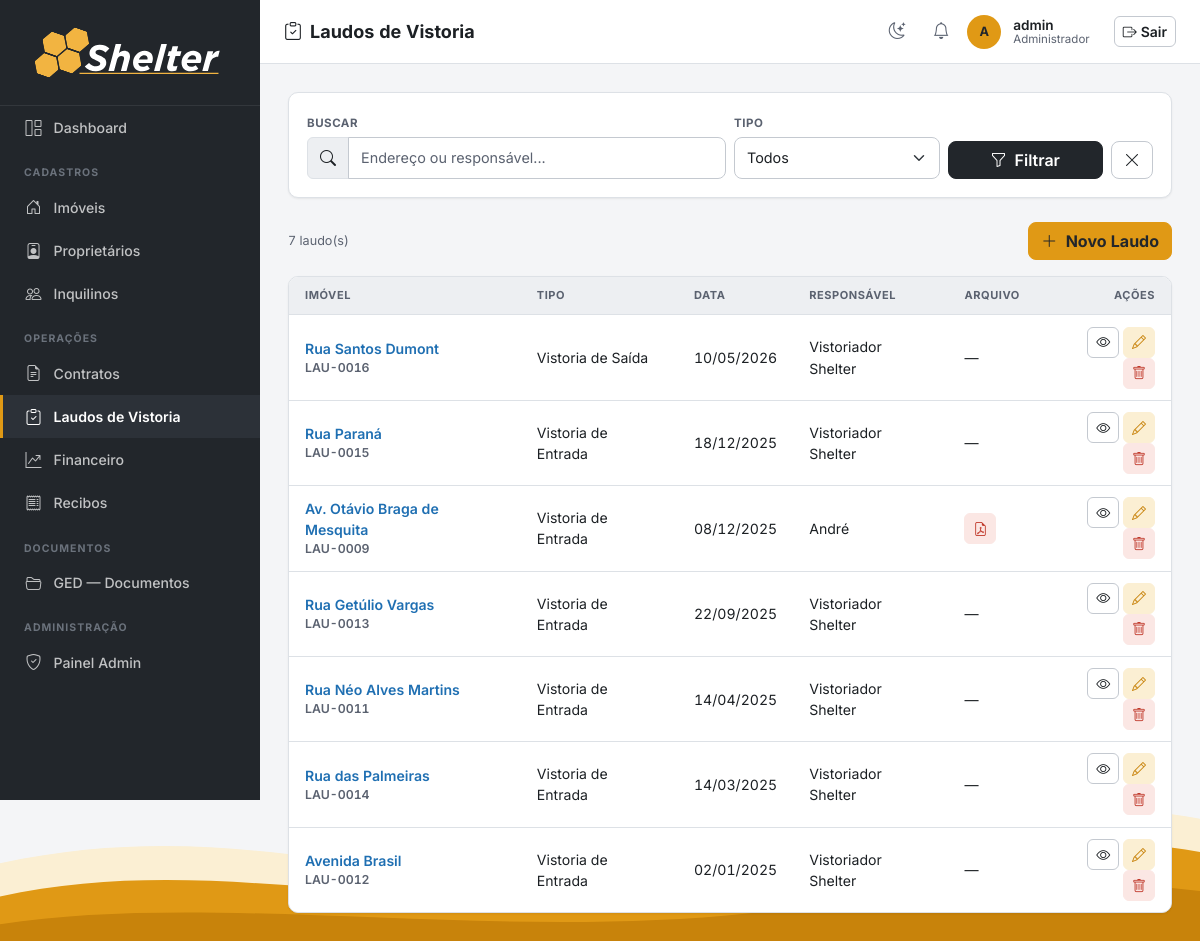
Page /laudos/ (signed in) on the committed database.
### imoveis/models.py (models this page shows, shortened)
class LaudoVistoria(IdentificavelMixin, models.Model):
    PREFIXO_CODIGO = 'LAU'
    TIPO_CHOICES = [
        ('entrada', 'Vistoria de Entrada'),
        ('saida', 'Vistoria de Saída'),
    ]
    imovel = models.ForeignKey(Imovel, on_delete=models.CASCADE, related_name='laudos')
    contrato = models.ForeignKey(Contrato, on_delete=models.PROTECT, related_name='laudos')
    tipo = models.CharField(max_length=20, choices=TIPO_CHOICES)
    data = models.DateField()
    responsavel = models.CharField(max_length=200, verbose_name='Responsável pela Vistoria')
    observacoes = models.TextField(blank=True, verbose_name='Observações')
    local_assinatura = models.CharField(max_length=200, blank=True, verbose_name='Local da Assinatura')
    data_assinatura = models.DateField(null=True, blank=True, verbose_name='Data da Assinatura')
    arquivo = models.FileField(upload_to='laudos/', blank=True, null=True, verbose_name='Laudo em PDF')
    documento_gerado = models.FileField(upload_to='laudos/gerados/', blank=True, null=True,
                                        verbose_name='Laudo gerado (PDF)')
    criado_em = models.DateTimeField(auto_now_add=True)
    class Meta:
        verbose_name = 'Laudo de Vistoria'
        verbose_name_plural = 'Laudos de Vistoria'
        ordering = ['-data']
    @property
    def dependentes_cascata(self):
        pares = [
            ('item(ns) de vistoria', self.itens.count()),
            ('testemunha(s)', self.testemunhas.count()),
        ]
        return [(label, n) for label, n in pares if n > 0]

class Imovel(IdentificavelMixin, models.Model):
    PREFIXO_CODIGO = 'IMV'
    TIPO_CHOICES = [
        ('apartamento', 'Apartamento'),
        ('casa', 'Casa'),
        ('comercial', 'Comercial'),
        ('terreno', 'Terreno'),
        ('galpao', 'Galpão'),
    ]
    STATUS_CHOICES = [
        ('ocupado', 'Ocupado'),
        ('vago', 'Vago'),
        ('manutencao', 'Em Manutenção'),
    ]
    CATEGORIA_CHOICES = [
        ('urbano', 'Urbano'),
        ('rural', 'Rural'),
    ]
    proprietario = models.ForeignKey(Proprietario, on_delete=models.PROTECT, related_name='imoveis')
    tipo = models.CharField(max_length=20, choices=TIPO_CHOICES)
    status = models.CharField(max_length=20, choices=STATUS_CHOICES, default='vago')
    categoria = models.CharField(max_length=10, choices=CATEGORIA_CHOICES, default='urbano', verbose_name='Categoria')
    endereco = models.CharField(max_length=300)
    numero = models.CharField(max_length=20, blank=True, verbose_name='Número')
    complemento = models.CharField(max_length=100, blank=True, verbose_name='Complemento')
    bairro = models.CharField(max_length=100, blank=True)
    cidade = models.CharField(max_length=100, default='')
    area_m2 = models.DecimalField(max_digits=8, decimal_places=2, null=True, blank=True, verbose_name='Área (m²)')
    descricao = models.TextField(blank=True)
    matricula = models.CharField(max_length=100, blank=True, verbose_name='Matrícula')
    data_aquisicao = models.DateField(null=True, blank=True, verbose_name='Data de Aquisição')
    valor_aquisicao = models.DecimalField(max_digits=14, decimal_places=2, null=True, blank=True, verbose_name='Valor de Aquisição')
    cadastro_prefeitura = models.CharField(max_length=100, blank=True, verbose_name='Cadastro Prefeitura')
    planta_projeto = models.FileField(upload_to='plantas/', blank=True, null=True, verbose_name='Planta/Projeto')
    nirf = models.CharField(max_length=50, blank=True, verbose_name='NIRF')
    incra = models.CharField(max_length=50, blank=True, verbose_name='INCRA')
    car = models.CharField(max_length=100, blank=True, verbose_name='CAR')
    criado_em = models.DateTimeField(auto_now_add=True)
    class Meta:
        verbose_name = 'Imóvel'
        verbose_name_plural = 'Imóveis'
        ordering = ['endereco']

### imoveis/views.py (the view)
# urls.py: path('laudos/', views.laudo_list, name='laudo_list'),
@login_required
def laudo_list(request):
    q = request.GET.get('q', '')
    tipo = request.GET.get('tipo', '')
    qs = LaudoVistoria.objects.select_related('imovel', 'contrato')
    if q:
        qs = qs.filter(Q(imovel__endereco__icontains=q) | Q(responsavel__icontains=q))
    if tipo:
        qs = qs.filter(tipo=tipo)
    return render(request, 'laudos/laudo_list.html', {
        'laudos': qs, 'q': q, 'tipo': tipo,
        'tipo_choices': LaudoVistoria.TIPO_CHOICES,
    })

### imoveis/context_processors.py (called while the page is built)
def notificacoes_usuario(request):
    user = getattr(request, 'user', None)
    if user is None or not user.is_authenticated:
        return {}
    ultimas = user.notificacoes.all()[:LIMITE_NOTIFICACOES_TOPBAR]
    return {'ultimas_notificacoes_usuario': ultimas}

### imoveis/identidade.py (called while the page is built)
    @property
    def codigo(self):
        if self.pk is None:
            return f'{self.PREFIXO_CODIGO}-????'
        return f'{self.PREFIXO_CODIGO}-{self.pk:04d}'

### templates/laudos/laudo_list.html (shortened to what this page needs)
{% extends 'base.html' %}
{% block page_title %}<i class="bi bi-clipboard-check me-2"></i>Laudos de Vistoria{% endblock %}
{% block nav_laudos %}active{% endblock %}
{% block content %}
<div class="section-card mb-4">
  <div class="section-card-body">
    <form method="get" class="row g-2 align-items-end">
      <div class="col-md-6"><label class="form-label">Buscar</label>
        <div class="input-group">
          <span class="input-group-text"><i class="bi bi-search"></i></span>
          <input type="text" name="q" value="{{ q }}" class="form-control" placeholder="Endereço ou responsável...">
        </div>
      </div>
      <div class="col-md-3"><label class="form-label">Tipo</label>
        <select name="tipo" class="form-select"><option value="">Todos</option>{% for val, label in tipo_choices %}<option value="{{ val }}" {% if tipo == val %}selected{% endif %}>{{ label }}</option>{% endfor %}</select>
      </div>
      <div class="col-md-3 d-flex gap-2">
        <button type="submit" class="btn btn-graphite flex-fill"><i class="bi bi-funnel me-1"></i> Filtrar</button>
        <a href="{% url 'laudo_list' %}" class="btn btn-outline-secondary"><i class="bi bi-x-lg"></i></a>
      </div>
    </form>
  </div>
</div>
<div class="d-flex justify-content-between align-items-center mb-3">
  <span class="text-muted small">{{ laudos.count }} laudo(s)</span>
  <a href="{% url 'laudo_create' %}" class="btn btn-primary"><i class="bi bi-plus-lg me-1"></i> Novo Laudo</a>
</div>
<div class="section-card">
  <div class="table-responsive">
    <table class="table mb-0" data-sortable-table>
      <thead>
        <tr><th data-sort="text">Imóvel</th><th data-sort="text">Tipo</th><th data-sort="date">Data</th><th data-sort="text">Responsável</th><th>Arquivo</th><th class="text-end">Ações</th></tr>
      </thead>
      <tbody>
        {% for l in laudos %}
        <tr>
          <td class="fw-semibold">
            <a href="{% url 'laudo_detail' l.pk %}">{{ l.imovel.endereco|truncatechars:35 }}</a>
            <div class="small text-muted">{{ l.codigo }}</div>
          </td>
          <td>{{ l.get_tipo_display }}</td>
          <td>{{ l.data|date:"d/m/Y" }}</td>
          <td>{{ l.responsavel }}</td>
          <td>
            {% if l.documento_gerado %}<a href="{{ l.documento_gerado.url }}" target="_blank" class="btn btn-sm btn-outline-danger" title="Laudo gerado"><i class="bi bi-file-earmark-pdf"></i></a>
            {% elif l.arquivo %}<a href="{{ l.arquivo.url }}" target="_blank" class="btn btn-sm btn-outline-secondary"><i class="bi bi-file-earmark-pdf"></i></a>
            {% else %}—{% endif %}
          </td>
          <td class="text-end">
            <a href="{% url 'laudo_detail' l.pk %}" class="btn btn-sm btn-outline-secondary"><i class="bi bi-eye"></i></a>
            <a href="{% url 'laudo_edit' l.pk %}" class="btn btn-sm btn-outline-primary"><i class="bi bi-pencil"></i></a>
            <button class="btn btn-sm btn-outline-danger" data-bs-toggle="modal" data-bs-target="#del{{ l.pk }}"><i class="bi bi-trash"></i></button>
          </td>
        </tr>
        {% empty %}
        <tr>
          <td colspan="6" class="border-0">
            <div class="empty-state"><i class="bi bi-inbox"></i>Nenhum laudo encontrado.</div>
          </td>
        </tr>
        {% endfor %}
      </tbody>
    </table>
  </div>
</div>
{% endblock %}

### templates/base.html (shortened to what this page needs)
{% load static %}
{% load imoveis_tags %}
<!DOCTYPE html>
<html lang="pt-BR">
<head>
  <link rel="stylesheet" href="https://cdn.jsdelivr.net/npm/bootstrap@5.3.3/dist/css/bootstrap.min.css">
  <link rel="stylesheet" href="https://cdn.jsdelivr.net/npm/bootstrap-icons@1.11.3/font/bootstrap-icons.min.css">
  <link rel="stylesheet" href="https://cdn.jsdelivr.net/npm/flatpickr/dist/flatpickr.min.css">
  <link rel="stylesheet" href="{% static 'css/shelter.css' %}">
</head>
<body>
<nav id="sidebar">
  <div class="sidebar-brand">
    <img src="{% static 'assets/Shelter_LOGO_white.svg' %}" alt="Shelter" class="brand-full">
  </div>
  <ul class="nav flex-column">
    <li class="nav-item">
      <a class="nav-link {% block nav_dashboard %}{% endblock %}" href="{% url 'dashboard' %}" title="Dashboard">
        <i class="bi bi-grid-1x2"></i> <span class="nav-text">Dashboard</span>
      </a>
    </li>
    <li><span class="nav-section-label">Cadastros</span></li>
    <li class="nav-item">
      <a class="nav-link {% block nav_imoveis %}{% endblock %}" href="{% url 'imovel_list' %}" title="Imóveis">
        <i class="bi bi-house-door"></i> <span class="nav-text">Imóveis</span>
      </a>
    </li>
    <li class="nav-item">
      <a class="nav-link {% block nav_proprietarios %}{% endblock %}" href="{% url 'proprietario_list' %}" title="Proprietários">
        <i class="bi bi-person-badge"></i> <span class="nav-text">Proprietários</span>
      </a>
    </li>
    <li class="nav-item">
      <a class="nav-link {% block nav_inquilinos %}{% endblock %}" href="{% url 'inquilino_list' %}" title="Inquilinos">
        <i class="bi bi-people"></i> <span class="nav-text">Inquilinos</span>
      </a>
    </li>
    <li><span class="nav-section-label">Operações</span></li>
    <li class="nav-item">
      <a class="nav-link {% block nav_contratos %}{% endblock %}" href="{% url 'contrato_list' %}" title="Contratos">
        <i class="bi bi-file-earmark-text"></i> <span class="nav-text">Contratos</span>
      </a>
    </li>
    <li class="nav-item">
      <a class="nav-link {% block nav_laudos %}{% endblock %}" href="{% url 'laudo_list' %}" title="Laudos de Vistoria">
        <i class="bi bi-clipboard-check"></i> <span class="nav-text">Laudos de Vistoria</span>
      </a>
    </li>
    {% if perms.imoveis.pode_acessar_financeiro %}
    <li class="nav-item">
      <a class="nav-link {% block nav_financeiro %}{% endblock %}" href="{% url 'lancamento_list' %}" title="Financeiro">
        <i class="bi bi-graph-up-arrow"></i> <span class="nav-text">Financeiro</span>
      </a>
    </li>
    {% endif %}
    <li class="nav-item">
      <a class="nav-link {% block nav_recibos %}{% endblock %}" href="{% url 'recibo_list' %}" title="Recibos">
        <i class="bi bi-receipt"></i> <span class="nav-text">Recibos</span>
      </a>
    </li>
    <li><span class="nav-section-label">Documentos</span></li>
    <li class="nav-item">
      <a class="nav-link {% block nav_documentos %}{% endblock %}" href="{% url 'documentos' %}" title="GED — Documentos">
        <i class="bi bi-folder2-open"></i> <span class="nav-text">GED — Documentos</span>
      </a>
    </li>
    {% if user.is_staff %}
    <li><span class="nav-section-label">Administração</span></li>
    <li class="nav-item">
      <a class="nav-link" href="{% url 'admin:index' %}" title="Painel Admin">
        <i class="bi bi-shield-check"></i> <span class="nav-text">Painel Admin</span>
      </a>
    </li>
    {% endif %}
  </ul>
</nav>
<header id="topbar">
  <span class="page-title">{% block page_title %}{% endblock %}</span>
  <div class="user-info ms-auto">
    <button type="button" class="icon-btn" id="theme-toggle" title="Alternar tema claro/escuro" aria-label="Alternar tema claro/escuro">
      <i class="bi bi-moon-stars"></i>
    </button>
    <div class="dropdown notif-dropdown">
      <button class="icon-btn" type="button" id="notifDropdown" data-bs-toggle="dropdown"
              aria-expanded="false" title="Notificações" aria-label="Notificações">
        <i class="bi bi-bell"></i>
      </button>
    </div>
    <div class="user-avatar">
      {{ user.get_short_name|default:user.username|first|upper }}
    </div>
    <div class="ms-1">
      <div class="user-name">{{ user.get_short_name|default:user.username }}</div>
      <div class="user-role">{% if user.is_superuser %}Administrador{% elif user|has_group:"Owner" %}Owner{% else %}Comum{% endif %}</div>
    </div>
    <form method="post" action="{% url 'logout' %}" class="d-inline ms-3">
      <button type="submit" class="btn btn-outline-secondary btn-sm">
        <i class="bi bi-box-arrow-right me-1"></i>Sair
      </button>
    </form>
  </div>
</header>
<main id="main-content">
  {% block content %}{% endblock %}
</main>
<div class="page-wave" aria-hidden="true">
</div>
</body>
</html>

### rows in the picture
LaudoVistoria: imovel.endereco "Rua Santos Dumont", codigo "LAU-0016", tipo "Vistoria de Saída", data "10/05/2026", responsavel "Vistoriador Shelter"
LaudoVistoria: imovel.endereco "Rua Paraná", codigo "LAU-0015", tipo "Vistoria de Entrada", data "18/12/2025", responsavel "Vistoriador Shelter"
LaudoVistoria: imovel.endereco "Av. Otávio Braga de Mesquita", codigo "LAU-0009", tipo "Vistoria de Entrada", data "08/12/2025", responsavel "André"
LaudoVistoria: imovel.endereco "Rua Getúlio Vargas", codigo "LAU-0013", tipo "Vistoria de Entrada", data "22/09/2025", responsavel "Vistoriador Shelter"
LaudoVistoria: imovel.endereco "Rua Néo Alves Martins", codigo "LAU-0011", tipo "Vistoria de Entrada", data "14/04/2025", responsavel "Vistoriador Shelter"
LaudoVistoria: imovel.endereco "Rua das Palmeiras", codigo "LAU-0014", tipo "Vistoria de Entrada", data "14/03/2025", responsavel "Vistoriador Shelter"
LaudoVistoria: imovel.endereco "Avenida Brasil", codigo "LAU-0012", tipo "Vistoria de Entrada", data "02/01/2025", responsavel "Vistoriador Shelter"

### other values in the picture
{{ user.get_short_name|default:user.username|first|upper }} "A"
{{ user.get_short_name|default:user.username }} "admin"
{{ laudos.count }} "7"
